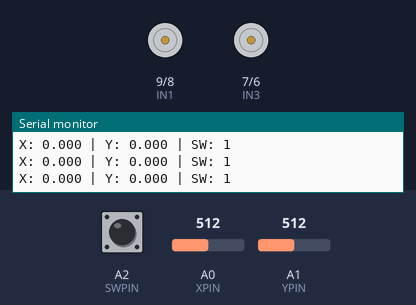
The sketch below on a simulated Arduino Uno, built with avr-gcc and run on an emulated ATmega328P. On the bench: motor-driver pin pairs drawn as motors (green arrow = first pin HIGH = forward, orange = second pin HIGH = backward, longer = more drive, scaled by the enable pin), the last lines printed to the serial monitor. The inputs (shaded band) are chosen by the test bench; at power-on: A0 (XPIN) = 512, A1 (YPIN) = 512, A2 (SWPIN) HIGH.

Above: at 1.2 s.
1.3 s: A0 (XPIN) set to 571
3.0 s: A0 (XPIN) set to 600
At 3.9 s:
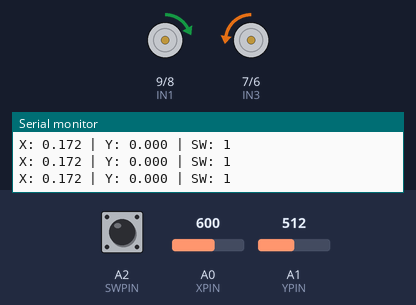
4.8 s: A1 (YPIN) set to 716
At 5.6 s:
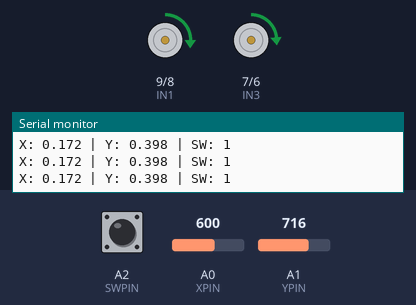
6.6 s: A1 (YPIN) set to 900
At 7.3 s:
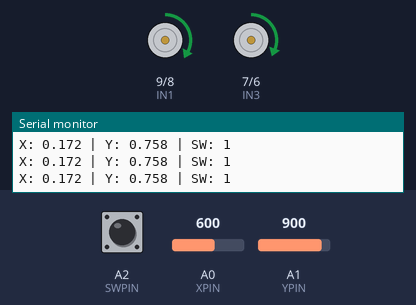
8.4 s: A0 (XPIN) set to 511
At 9.1 s:
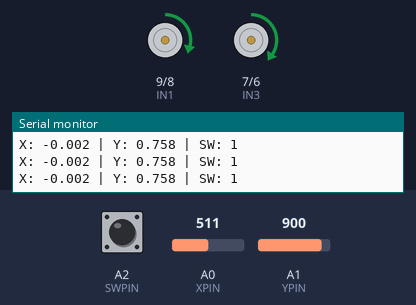
10.2 s: A1 (YPIN) set to 1023
At 12.0 s:
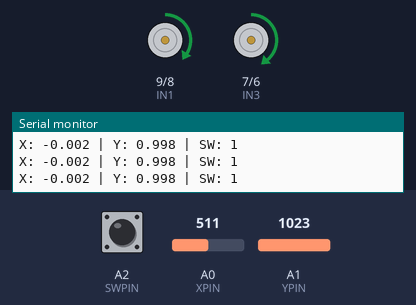
Timing chart, 0 to 13.0 s (numbered marks = the images above; inputs shaded):
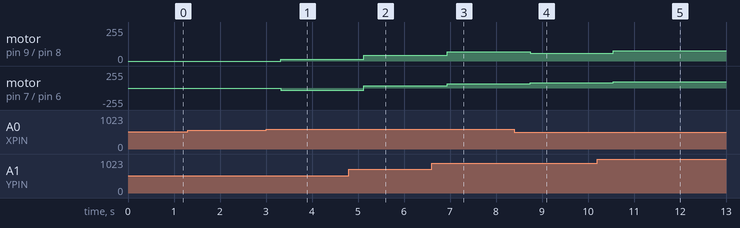

Measured:
- after the input at 3.0 s, motor on pin 9 (IN1) / pin 8 (IN2): stopped → forward 13/255 after 0.32 s; motor on pin 7 (IN3) / pin 6 (IN4): stopped → backward 33/255 after 0.32 s
- after the input at 4.8 s, motor on pin 9 (IN1) / pin 8 (IN2): forward 13/255 → forward 43/255 after 0.33 s; motor on pin 7 (IN3) / pin 6 (IN4): backward 33/255 → forward 37/255 after 0.33 s
- after the input at 6.6 s, motor on pin 9 (IN1) / pin 8 (IN2): forward 43/255 → forward 71/255 after 0.34 s; motor on pin 7 (IN3) / pin 6 (IN4): forward 37/255 → forward 64/255 after 0.34 s
- after the input at 8.4 s, motor on pin 9 (IN1) / pin 8 (IN2): forward 71/255 → forward 57/255 after 0.34 s; motor on pin 7 (IN3) / pin 6 (IN4): forward 64/255 → forward 78/255 after 0.34 s
- after the input at 10.2 s, motor on pin 9 (IN1) / pin 8 (IN2): forward 57/255 → forward 76/255 after 0.35 s; motor on pin 7 (IN3) / pin 6 (IN4): forward 78/255 → forward 96/255 after 0.35 s

The sketch:

l298N.ino
```cpp
#include "motor_functions.h"

// Motor Connections (ENA & ENB must use PWM pins)
#define IN1 9
#define IN2 8
#define IN3 7
#define IN4 6
#define ENA 10
#define ENB 5
#define XPIN A0
#define YPIN A1
#define SWPIN A2

// Parametr maksymalnej mocy silników (0.0-1.0)
// Zmniejsz tę wartość aby ograniczyć maksymalną prędkość
// #define MAX_MOTOR_POWER 1.0  // Zakres: 0.0-1.0 (1.0 = pełna moc, 0.5 = połowa mocy)
// #define MAX_MOTOR_POWER 0.8   // 80% mocy
// #define MAX_MOTOR_POWER 0.6   // 60% mocy
// #define MAX_MOTOR_POWER 0.5   // 50% mocy (połowa prędkości)
#define MAX_MOTOR_POWER 0.3   // 30% mocy (tryb powolny)
// #define MAX_MOTOR_POWER 0.1   // 10% mocy (tryb bardzo powolny)

// Kompensacja różnic w charakterystykach silników
// Wartość 0 = brak kompensacji, wartość 50 = dodanie 50 do PWM
#define BONUS_A 0    // Kompensacja dla silnika A (lewy - ENA)
#define BONUS_B 20   // Kompensacja dla silnika B (prawy - ENB)

void setup() {
  // Inicjalizacja komunikacji szeregowej
  Serial.begin(9600);
  Serial.println("L298N Motor Controller - Start");

  // Set motor connections as outputs
  pinMode(IN1, OUTPUT);
  pinMode(IN2, OUTPUT);
  pinMode(IN3, OUTPUT);
  pinMode(IN4, OUTPUT);
  pinMode(ENA, OUTPUT);
  pinMode(ENB, OUTPUT);
  pinMode(XPIN, INPUT);
  pinMode(YPIN, INPUT);
  pinMode(SWPIN, INPUT_PULLUP);

  // Start with motors off
  digitalWrite(IN1, LOW);
  digitalWrite(IN2, LOW);
  digitalWrite(IN3, LOW);
  digitalWrite(IN4, LOW);

  analogWrite(ENA, 0);
  analogWrite(ENB, 0);
}

void loop() {
  float xVal = (analogRead(XPIN) - 512.0) / 512.0;  // Normalizacja do zakresu -1.0 do +1.0
  float yVal = (analogRead(YPIN) - 512.0) / 512.0;  // Normalizacja do zakresu -1.0 do +1.0
  int sVal = digitalRead(SWPIN);

  // Logowanie wartości analogowych do portu szeregowego
  Serial.print("X: ");
  Serial.print(xVal, 3);  // 3 cyfry po przecinku
  Serial.print(" | Y: ");
  Serial.print(yVal, 3);
  Serial.print(" | SW: ");
  Serial.print(sVal);
  Serial.println();  // Nowa linia

  // Opóźnienie dla czytelności logów (opcjonalne)
  delay(300);  // Odkomentuj jeśli logi są za szybkie

  // Aktywne sterowanie motorami
  vectorDriveMotors(xVal, yVal);
}
```

motor_functions.cpp
```cpp
#include <Arduino.h>
#include "motor_functions.h"

// Definicje pinów (kopiowane z głównego pliku)
#define IN1 9
#define IN2 8
#define IN3 7
#define IN4 6
#define ENA 10
#define ENB 5

// Definicje stałych (kopiowane z głównego pliku)
#define MAX_MOTOR_POWER 0.3
#define BONUS_A 0
#define BONUS_B 20

// Podfunkcje sterowania motorami
void setMotorSpeeds(int leftSpeed, int rightSpeed) {
  // Ograniczenie wartości do zakresu 0-255 (konwersja z 0.0-1.0)
  int maxPwm = MAX_MOTOR_POWER * 255;
  if (leftSpeed > maxPwm) leftSpeed = maxPwm;
  if (leftSpeed < 0) leftSpeed = 0;
  if (rightSpeed > maxPwm) rightSpeed = maxPwm;
  if (rightSpeed < 0) rightSpeed = 0;

  // Dodanie bonusów kompensacyjnych gdy silniki pracują
  if (leftSpeed > 0) leftSpeed += BONUS_A;
  if (rightSpeed > 0) rightSpeed += BONUS_B;

  // Zabezpieczenie przed przekroczeniem maksymalnego PWM po dodaniu bonusu
  if (leftSpeed > 255) leftSpeed = 255;
  if (rightSpeed > 255) rightSpeed = 255;

  analogWrite(ENA, leftSpeed);
  analogWrite(ENB, rightSpeed);
}

void driveForward(float speed, float turn) {
  forward();
  int baseSpeed = (MAX_MOTOR_POWER * 255) * speed;

  if (turn > 0) {
    // Skręt w prawo - zmniejsz prędkość prawego silnika
    setMotorSpeeds(baseSpeed, baseSpeed * (1 - turn));
  } else if (turn < 0) {
    // Skręt w lewo - zmniejsz prędkość lewego silnika
    setMotorSpeeds(baseSpeed * (1 + turn), baseSpeed);
  } else {
    // Jazda prosto
    setMotorSpeeds(baseSpeed, baseSpeed);
  }
}

void driveReverse(float speed, float turn) {
  reverse();
  int baseSpeed = (MAX_MOTOR_POWER * 255) * speed;

  if (turn > 0) {
    // Skręt w prawo podczas cofania
    setMotorSpeeds(baseSpeed, baseSpeed * (1 - turn));
  } else if (turn < 0) {
    // Skręt w lewo podczas cofania
    setMotorSpeeds(baseSpeed * (1 + turn), baseSpeed);
  } else {
    // Cofanie prosto
    setMotorSpeeds(baseSpeed, baseSpeed);
  }
}

void turnInPlace(float turnValue) {
  forward(); // Kierunek silników do obrotu w miejscu

  if (turnValue > 0) {
    // Obrót w prawo - lewy silnik do przodu, prawy stop
    setMotorSpeeds(0, (MAX_MOTOR_POWER * 255) * turnValue);
  } else {
    // Obrót w lewo - prawy silnik do przodu, lewy stop
    setMotorSpeeds((MAX_MOTOR_POWER * 255) * (-turnValue), 0);
  }
}

void stopMotors() {
  setMotorSpeeds(0, 0);
}

// Funkcja do obliczania płynnego sterowania wektorowego
void vectorDriveMotors(float xVal, float yVal) {
  // Obliczenie promienia (siły) bez sqrt - używamy magnitude^2 dla porównania
  float magnitudeSquared = xVal * xVal + yVal * yVal;

  // Definicja martwej strefy (squared dla porównania)
  const float deadZoneSquared = 0.15 * 0.15;

  if (magnitudeSquared < deadZoneSquared) {
    // Joystick w martwej strefie - stop
    stopMotors();
    return;
  }

  // Obliczenie rzeczywistej magnitude
  float magnitude = magnitudeSquared; // Aproksymacja dla uproszczenia
  if (magnitude > 1.0) magnitude = 1.0;

  // Obliczenie prędkości dla każdego silnika na podstawie wektora
  float leftMotorSpeed = 0;
  float rightMotorSpeed = 0;

  // Algorytm miksowania - płynne przejście między ruchem a obrotem
  // yVal kontroluje ruch do przodu/tyłu, xVal kontroluje skręcanie

  // Składowa ruchu do przodu/tyłu
  float forwardComponent = yVal;

  // Składowa skręcania (różnicowa prędkość kół)
  float turnComponent = xVal;

  // Obliczenie prędkości każdego silnika
  leftMotorSpeed = forwardComponent + turnComponent;
  rightMotorSpeed = forwardComponent - turnComponent;

  // Ograniczenie do zakresu -1.0 do 1.0
  if (leftMotorSpeed > 1.0) leftMotorSpeed = 1.0;
  if (leftMotorSpeed < -1.0) leftMotorSpeed = -1.0;
  if (rightMotorSpeed > 1.0) rightMotorSpeed = 1.0;
  if (rightMotorSpeed < -1.0) rightMotorSpeed = -1.0;

  // Konwersja na wartości PWM i ustawienie kierunku
  setMotorWithDirection(ENA, leftMotorSpeed);
  setMotorWithDirection(ENB, rightMotorSpeed);
}

// Funkcja do ustawiania silnika z kierunkiem (do przodu/tyłu)
void setMotorWithDirection(int enablePin, float speed) {
  int pwmValue = (speed >= 0) ? (speed * MAX_MOTOR_POWER * 255) : (-speed * MAX_MOTOR_POWER * 255);

  // Dodanie bonusów kompensacyjnych gdy silniki pracują
  if (pwmValue > 0) {
    if (enablePin == ENA) {
      pwmValue += BONUS_A;  // Bonus dla silnika A (lewy)
    } else if (enablePin == ENB) {
      pwmValue += BONUS_B;  // Bonus dla silnika B (prawy)
    }
  }

  // Zabezpieczenie przed przekroczeniem maksymalnego PWM po dodaniu bonusu
  if (pwmValue > 255) pwmValue = 255;

  if (enablePin == ENA) {
    // Lewy silnik (IN1, IN2)
    if (speed > 0) {
      digitalWrite(IN1, HIGH);
      digitalWrite(IN2, LOW);
    } else if (speed < 0) {
      digitalWrite(IN1, LOW);
      digitalWrite(IN2, HIGH);
    } else {
      digitalWrite(IN1, LOW);
      digitalWrite(IN2, LOW);
    }
  } else if (enablePin == ENB) {
    // Prawy silnik (IN3, IN4)
    if (speed > 0) {
      digitalWrite(IN3, HIGH);
      digitalWrite(IN4, LOW);
    } else if (speed < 0) {
      digitalWrite(IN3, LOW);
      digitalWrite(IN4, HIGH);
    } else {
      digitalWrite(IN3, LOW);
      digitalWrite(IN4, LOW);
    }
  }

  analogWrite(enablePin, pwmValue);
}

void forward() {
  digitalWrite(IN1, HIGH);
  digitalWrite(IN2, LOW);
  digitalWrite(IN3, HIGH);
  digitalWrite(IN4, LOW);
}

void reverse() {
  digitalWrite(IN1, LOW);
  digitalWrite(IN2, HIGH);
  digitalWrite(IN3, LOW);
  digitalWrite(IN4, HIGH);
}
```

motor_functions.h
```cpp
#ifndef MOTOR_FUNCTIONS_H
#define MOTOR_FUNCTIONS_H

// Deklaracje funkcji
void setMotorSpeeds(int leftSpeed, int rightSpeed);
void driveForward(float speed, float turn);
void driveReverse(float speed, float turn);
void turnInPlace(float turnValue);
void stopMotors();
void vectorDriveMotors(float xVal, float yVal);
void setMotorWithDirection(int enablePin, float speed);
void forward();
void reverse();

#endif
```
